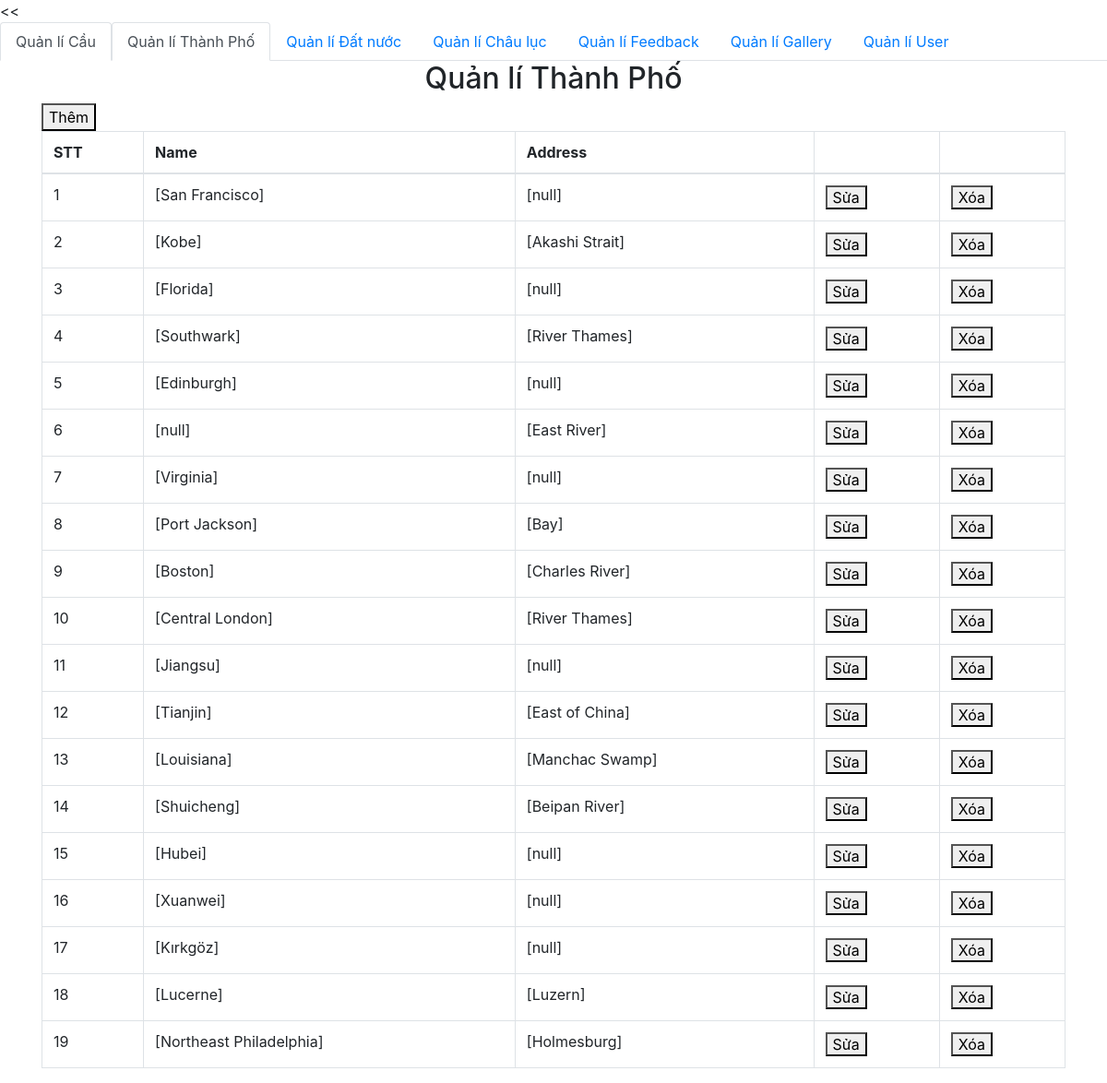
Page /admin/category/quanlithanhpho.php on the committed database.
### tables this page shows
CREATE TABLE `city` (
  `id` int(11) NOT NULL,
  `country_id` int(11) DEFAULT NULL,
  `name_city` varchar(50) NOT NULL,
  `address` varchar(50) DEFAULT NULL
);

### admin/db/dbhelper.php (called while the page is built, shortened)
<?php
require_once('config.php');
function queryResult($sql, $isSingle = false) {
	$conn = mysqli_connect(HOST, USERNAME, PASSWORD, DATABASE);
	mysqli_set_charset($conn, 'utf8');
	$resultset = mysqli_query($conn, $sql);
	$data = [];
	while(($row = mysqli_fetch_array($resultset, 1)) != null) {
		$data[] = $row;
	}
	return $data;
}

### admin/category/quanlithanhpho.php (the view, shortened to what this page needs)
<<?php
require_once ('../db/config.php');
require_once ('../db/dbhelper.php');
?>
<!DOCTYPE html>
<html>
<head>
	<link rel="stylesheet" href="https://maxcdn.bootstrapcdn.com/bootstrap/4.4.1/css/bootstrap.min.css">
</head>
<body>
		<ul class="nav nav-tabs">
	  <li class="nav-item">
	    <a class="nav-link active" href="index.php">Quản lí Cầu</a>
	  </li>
	  <li class="nav-item">
	    <a class="nav-link active" href="#">Quản lí Thành Phố</a>
	  </li>
	  <li class="nav-item">
	    <a class="nav-link" href="quanlidatnuoc.php">Quản lí Đất nước</a>
	  </li>
	  <li class="nav-item">
	    <a class="nav-link" href="quanlichauluc.php">Quản lí Châu lục</a>
	  </li>
	  <li class="nav-item">
	    <a class="nav-link" href="feedbacklist.php">Quản lí Feedback</a>
	  </li>
	  <li class="nav-item">
	    <a class="nav-link" href="#">Quản lí Gallery</a>
	  </li>
	  <li class="nav-item">
	    <a class="nav-link" href="user.php">Quản lí User</a>
	  </li>
	 	</ul>
	<div class="container">
		<div class="panel panel-primary">
			<div class="panel-heading">
				<h2 class="text-center">Quản lí Thành Phố</h2>
			</div>
			<div class="panel-body">
				<a href="add.php">
					<button class="bth bth-success">Thêm</button>
				</a>
				<table class="table table-bordered table-hover">
					<thead>
						<tr>
							<th>STT</th>
							<th>Name</th>
							<th>Address</th>
							<th></th>
							<th></th>
						</tr>
					</thead>
					<tbody>
<?php
$sql = 'select * from city';
$cityList = queryResult($sql);
$index = 1;
foreach ($cityList as $item){
	echo '<tr>
			<td>'.($index++).'</td>
			<td>'.$item['name_city'].'</td>
			<td>'.$item['address'].'</td>
			<td>
			<a href="add.php?id='.$item['id'].'"><button class="bth bth-warning">Sửa</button></a>
			</td>
			<td>
			<button class="bth bth-danger" onclick=deleteCategory('.$item['id'].') >Xóa</button>
			</td>
		</tr>';
}
?>
					</tbody>
				</table>
			</div>
		</div>
	</div>
</body>
</html>

### rows in the picture
city: name_city "[San Francisco]", address "[null]"
city: name_city "[Kobe]", address "[Akashi Strait]"
city: name_city "[Florida]", address "[null]"
city: name_city "[Southwark]", address "[River Thames]"
city: name_city "[Edinburgh]", address "[null]"
city: name_city "[null]", address "[East River]"
city: name_city "[Virginia]", address "[null]"
city: name_city "[Port Jackson]", address "[Bay]"
city: name_city "[Boston]", address "[Charles River]"
city: name_city "[Central London]", address "[River Thames]"
city: name_city "[Jiangsu]", address "[null]"
city: name_city "[Tianjin]", address "[East of China]"
city: name_city "[Louisiana]", address "[Manchac Swamp]"
city: name_city "[Shuicheng]", address "[Beipan River]"
city: name_city "[Hubei]", address "[null]"
city: name_city "[Xuanwei]", address "[null]"
city: name_city "[Kırkgöz]", address "[null]"
city: name_city "[Lucerne]", address "[Luzern]"
city: name_city "[Northeast Philadelphia]", address "[Holmesburg]"
